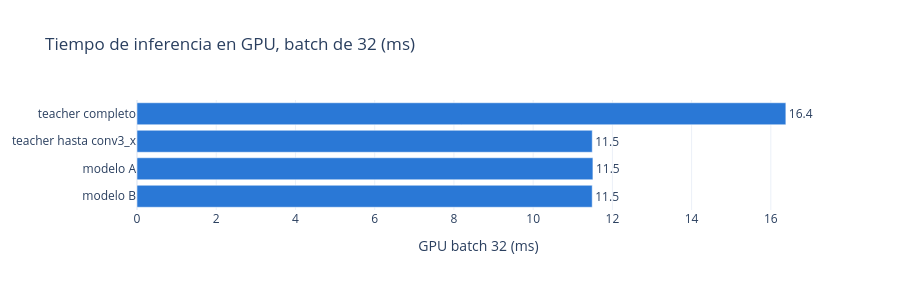
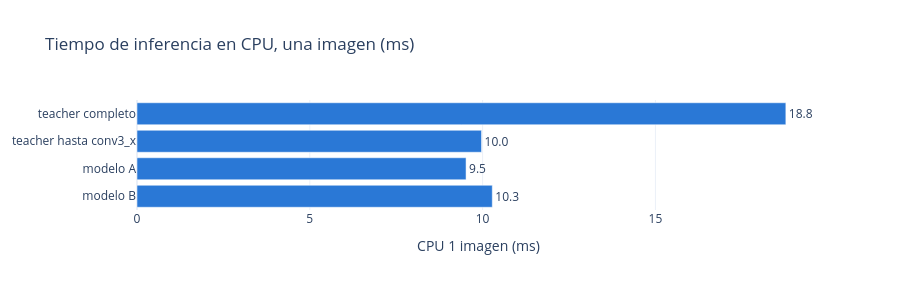

The notebook cell these images were saved under, in order:
### Markdown cell above
### 4.3 Velocidad: tiempo de inferencia
Se mide el tiempo que tarda cada modelo en calcular el embedding en dos escenarios:

- **GPU con batch de 32:** el caso de procesar lotes de imágenes, por ejemplo una inspección por tandas.
- **CPU con una imagen:** el caso de un equipo sin GPU que inspecciona pieza por pieza.

Se descartan 10 repeticiones de calentamiento y se toma la mediana de las siguientes (50 en GPU y 20 en CPU), que es menos sensible que el promedio a repeticiones lentas aisladas. En GPU se llama `torch.cuda.synchronize()` antes de leer el reloj, porque las operaciones de CUDA son asíncronas. Los tiempos dependen del equipo (RTX 4060 y el CPU de esta máquina), así que lo comparable es la proporción entre modelos y no el valor absoluto.

### Code cell
# Median inference time of the embedding on GPU (batch 32) and CPU (one image)
times = []
for name, model in MODELS.items():
    fn = EMBEDDING[name]
    model.to("cuda")
    gpu_ms = inference_time_ms(fn, batch_size=32, device="cuda")
    model.to("cpu")
    cpu_ms = inference_time_ms(fn, batch_size=1, device="cpu", repeats=20)
    times.append({"modelo": name, "GPU batch 32 (ms)": gpu_ms, "GPU imagenes por segundo": 32 * 1000 / gpu_ms,
                  "CPU 1 imagen (ms)": cpu_ms})
times = pd.DataFrame(times)
teacher_times = times.set_index("modelo").loc["teacher completo"]
times["% tiempo GPU del teacher"] = 100 * times["GPU batch 32 (ms)"] / teacher_times["GPU batch 32 (ms)"]
times["% tiempo CPU del teacher"] = 100 * times["CPU 1 imagen (ms)"] / teacher_times["CPU 1 imagen (ms)"]

FIGURES_AB["velocidad/gpu_ms"] = bar_figure(times, "modelo", "GPU batch 32 (ms)",
                                            "Tiempo de inferencia en GPU, batch de 32 (ms)", ".1f")
FIGURES_AB["velocidad/cpu_ms"] = bar_figure(times, "modelo", "CPU 1 imagen (ms)",
                                            "Tiempo de inferencia en CPU, una imagen (ms)", ".1f")
display(times.set_index("modelo").round(2))
FIGURES_AB["velocidad/gpu_ms"].show()
FIGURES_AB["velocidad/cpu_ms"].show()

### Figure 1 — Plotly figure (JSON) as saved in the notebook; plotly's stock layout.template omitted (floating-point values rounded to 4 significant figures)
{"data": [{"cliponaxis": false, "hovertemplate": "%{y}: %{x:.1f}<extra></extra>", "marker": {"color": "#2a78d6"}, "orientation": "h", "text": ["16.4", "11.5", "11.5", "11.5"], "textposition": "outside", "type": "bar", "x": [16.38, 11.49, 11.51, 11.49], "y": ["teacher completo", "teacher hasta conv3_x", "modelo A", "modelo B"]}], "layout": {"font": {"size": 12}, "height": 290, "hovermode": "closest", "legend": {"orientation": "h", "x": 0, "y": 1.02, "yanchor": "bottom"}, "margin": {"r": 80}, "title": {"text": "Tiempo de inferencia en GPU, batch de 32 (ms)"}, "xaxis": {"title": {"text": "GPU batch 32 (ms)"}}, "yaxis": {"autorange": "reversed"}}}

### Figure 2 — Plotly figure (JSON) as saved in the notebook; plotly's stock layout.template omitted (floating-point values rounded to 4 significant figures)
{"data": [{"cliponaxis": false, "hovertemplate": "%{y}: %{x:.1f}<extra></extra>", "marker": {"color": "#2a78d6"}, "orientation": "h", "text": ["18.8", "10.0", "9.5", "10.3"], "textposition": "outside", "type": "bar", "x": [18.77, 9.969, 9.521, 10.28], "y": ["teacher completo", "teacher hasta conv3_x", "modelo A", "modelo B"]}], "layout": {"font": {"size": 12}, "height": 290, "hovermode": "closest", "legend": {"orientation": "h", "x": 0, "y": 1.02, "yanchor": "bottom"}, "margin": {"r": 80}, "title": {"text": "Tiempo de inferencia en CPU, una imagen (ms)"}, "xaxis": {"title": {"text": "CPU 1 imagen (ms)"}}, "yaxis": {"autorange": "reversed"}}}
